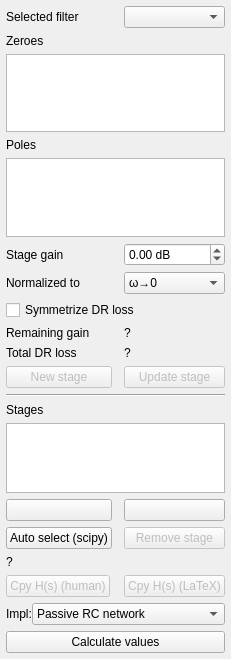
          <widget class="QWidget" name="scrollAreaWidgetContents_5">
           <property name="geometry">
            <rect>
             <x>0</x>
             <y>0</y>
             <width>98</width>
             <height>659</height>
            </rect>
           </property>
           <property name="sizePolicy">
            <sizepolicy hsizetype="Ignored" vsizetype="Preferred">
             <horstretch>0</horstretch>
             <verstretch>0</verstretch>
            </sizepolicy>
           </property>
           <property name="minimumSize">
            <size>
             <width>0</width>
             <height>0</height>
            </size>
           </property>
           <property name="maximumSize">
            <size>
             <width>300</width>
             <height>16777215</height>
            </size>
           </property>
           <layout class="QGridLayout" name="gridLayout_30">
            <property name="leftMargin">
             <number>0</number>
            </property>
            <property name="topMargin">
             <number>0</number>
            </property>
            <property name="rightMargin">
             <number>0</number>
            </property>
            <property name="bottomMargin">
             <number>0</number>
            </property>
            <property name="horizontalSpacing">
             <number>7</number>
            </property>
            <item row="0" column="0">
             <layout class="QGridLayout" name="gridLayout_12" rowstretch="0,0,0,0,0,0,0,0,0,0,0,0,0,0,0,0,0,0,0,0,0,0">
              <property name="leftMargin">
               <number>6</number>
              </property>
              <property name="topMargin">
               <number>6</number>
              </property>
              <property name="rightMargin">
               <number>6</number>
              </property>
              <property name="bottomMargin">
               <number>6</number>
              </property>
              <property name="horizontalSpacing">
               <number>12</number>
              </property>
              <property name="verticalSpacing">
               <number>6</number>
              </property>
              <item row="16" column="1">
               <widget class="QPushButton" name="sswapup_btn">
                <property name="sizePolicy">
                 <sizepolicy hsizetype="Minimum" vsizetype="Fixed">
                  <horstretch>0</horstretch>
                  <verstretch>0</verstretch>
                 </sizepolicy>
                </property>
                <property name="text">
                 <string/>
                </property>
               </widget>
              </item>
              <item row="4" column="0" colspan="2">
               <widget class="QListWidget" name="poles_list">
                <property name="sizePolicy">
                 <sizepolicy hsizetype="Expanding" vsizetype="Expanding">
                  <horstretch>0</horstretch>
                  <verstretch>0</verstretch>
                 </sizepolicy>
                </property>
                <property name="minimumSize">
                 <size>
                  <width>0</width>
                  <height>0</height>
                 </size>
                </property>
                <property name="maximumSize">
                 <size>
                  <width>16777215</width>
                  <height>16777215</height>
                 </size>
                </property>
                <property name="selectionMode">
                 <enum>QAbstractItemView::MultiSelection</enum>
                </property>
               </widget>
              </item>
              <item row="10" column="0">
               <widget class="QPushButton" name="new_stage_btn">
                <property name="enabled">
                 <bool>false</bool>
                </property>
                <property name="sizePolicy">
                 <sizepolicy hsizetype="Minimum" vsizetype="Fixed">
                  <horstretch>0</horstretch>
                  <verstretch>0</verstretch>
                 </sizepolicy>
                </property>
                <property name="text">
                 <string>New stage</string>
                </property>
               </widget>
              </item>
              <item row="1" column="0" colspan="2">
               <widget class="QLabel" name="label_88">
                <property name="sizePolicy">
                 <sizepolicy hsizetype="Maximum" vsizetype="Preferred">
                  <horstretch>0</horstretch>
                  <verstretch>0</verstretch>
                 </sizepolicy>
                </property>
                <property name="text">
                 <string>Zeroes</string>
                </property>
               </widget>
              </item>
              <item row="21" column="0" colspan="2">
               <widget class="QPushButton" name="si_calc_btn">
                <property name="text">
                 <string>Calculate values</string>
                </property>
               </widget>
              </item>
              <item row="5" column="0">
               <widget class="QLabel" name="label_90">
                <property name="text">
                 <string>Stage gain</string>
                </property>
               </widget>
              </item>
              <item row="9" column="1">
               <widget class="QLabel" name="total_filtdrloss_label">
                <property name="text">
                 <string>?</string>
                </property>
               </widget>
              </item>
              <item row="12" column="0" colspan="2">
               <widget class="QLabel" name="label_87">
                <property name="sizePolicy">
                 <sizepolicy hsizetype="Preferred" vsizetype="Fixed">
                  <horstretch>0</horstretch>
                  <verstretch>0</verstretch>
                 </sizepolicy>
                </property>
                <property name="maximumSize">
                 <size>
                  <width>1957844</width>
                  <height>20</height>
                 </size>
                </property>
                <property name="text">
                 <string>Stages</string>
                </property>
               </widget>
              </item>
              <item row="18" column="0" colspan="2">
               <widget class="QLabel" name="si_info">
                <property name="maximumSize">
                 <size>
                  <width>16777215</width>
                  <height>20</height>
                 </size>
                </property>
                <property name="text">
                 <string>?</string>
                </property>
               </widget>
              </item>
              <item row="17" column="0">
               <widget class="QPushButton" name="autoselectstagessp_btn">
                <property name="text">
                 <string>Auto select (scipy)</string>
                </property>
               </widget>
              </item>
              <item row="19" column="1">
               <widget class="QPushButton" name="sgetHlatex_btn">
                <property name="enabled">
                 <bool>false</bool>
                </property>
                <property name="sizePolicy">
                 <sizepolicy hsizetype="Maximum" vsizetype="Fixed">
                  <horstretch>0</horstretch>
                  <verstretch>0</verstretch>
                 </sizepolicy>
                </property>
                <property name="text">
                 <string>Cpy H(s) (LaTeX)</string>
                </property>
               </widget>
              </item>
              <item row="10" column="1">
               <widget class="QPushButton" name="updatestage_btn">
                <property name="enabled">
                 <bool>false</bool>
                </property>
                <property name="text">
                 <string>Update stage</string>
                </property>
               </widget>
              </item>
              <item row="13" column="0" colspan="2">
               <widget class="QListWidget" name="stages_list">
                <property name="sizePolicy">
                 <sizepolicy hsizetype="Expanding" vsizetype="Expanding">
                  <horstretch>0</horstretch>
                  <verstretch>0</verstretch>
                 </sizepolicy>
                </property>
                <property name="maximumSize">
                 <size>
                  <width>16777215</width>
                  <height>160</height>
                 </size>
                </property>
               </widget>
              </item>
              <item row="2" column="0" colspan="2">
               <widget class="QListWidget" name="zeros_list">
                <property name="sizePolicy">
                 <sizepolicy hsizetype="Expanding" vsizetype="Expanding">
                  <horstretch>0</horstretch>
                  <verstretch>0</verstretch>
                 </sizepolicy>
                </property>
                <property name="maximumSize">
                 <size>
                  <width>16777215</width>
                  <height>16777215</height>
                 </size>
                </property>
                <property name="selectionMode">
                 <enum>QAbstractItemView::MultiSelection</enum>
                </property>
               </widget>
              </item>
              <item row="6" column="1">
               <widget class="QComboBox" name="normalizationtype_cb">
                <property name="maximumSize">
                 <size>
                  <width>16777215</width>
                  <height>24</height>
                 </size>
                </property>
                <item>
                 <property name="text">
                  <string>ω→0</string>
                 </property>
                </item>
                <item>
                 <property name="text">
                  <string>ω→∞</string>
                 </property>
                </item>
                <item>
                 <property name="text">
                  <string>Distrib DRL</string>
                 </property>
                </item>
                <item>
                 <property name="text">
                  <string>ω→ω0</string>
                 </property>
                </item>
               </widget>
              </item>
              <item row="20" column="0" colspan="2">
               <layout class="QHBoxLayout" name="horizontalLayout_6" stretch="0,1">
                <item>
                 <widget class="QLabel" name="label_37">
                  <property name="text">
                   <string>Impl:</string>
                  </property>
                 </widget>
                </item>
                <item>
                 <widget class="QComboBox" name="si_type_cb">
                  <property name="sizePolicy">
                   <sizepolicy hsizetype="Ignored" vsizetype="Fixed">
                    <horstretch>0</horstretch>
                    <verstretch>0</verstretch>
                   </sizepolicy>
                  </property>
                  <item>
                   <property name="text">
                    <string>Passive RC network</string>
                   </property>
                  </item>
                  <item>
                   <property name="text">
                    <string>Passive RLC network</string>
                   </property>
                  </item>
                  <item>
                   <property name="text">
                    <string>Integrator/derivator</string>
                   </property>
                  </item>
                  <item>
                   <property name="text">
                    <string>Sallen-Key</string>
                   </property>
                  </item>
                  <item>
                   <property name="text">
                    <string>Rauch / Deliyannis-Friend</string>
                   </property>
                  </item>
                  <item>
                   <property name="text">
                    <string>Double T</string>
                   </property>
                  </item>
                  <item>
                   <property name="text">
                    <string>Sedra-Ghorab-Martin</string>
                   </property>
                  </item>
                  <item>
                   <property name="text">
                    <string>Universal KHN</string>
                   </property>
                  </item>
                  <item>
                   <property name="text">
                    <string>Universal Tow-Thomas</string>
                   </property>
                  </item>
                  <item>
                   <property name="text">
                    <string>Universal Ackerberg-Mossberg</string>
                   </property>
                  </item>
                  <item>
                   <property name="text">
                    <string>Universal Fleischer-Tow</string>
                   </property>
                  </item>
                 </widget>
                </item>
               </layout>
              </item>
              <item row="11" column="0" colspan="2">
               <widget class="Line" name="line">
                <property name="maximumSize">
                 <size>
                  <width>2165116</width>
                  <height>10</height>
                 </size>
                </property>
                <property name="orientation">
                 <enum>Qt::Horizontal</enum>
                </property>
               </widget>
              </item>
              <item row="9" column="0">
               <widget class="QLabel" name="label_38">
                <property name="text">
                 <string>Total DR loss</string>
                </property>
               </widget>
              </item>
              <item row="8" column="0">
               <widget class="QLabel" name="label_91">
                <property name="text">
                 <string>Remaining gain</string>
                </property>
               </widget>
              </item>
              <item row="3" column="0" colspan="2">
               <widget class="QLabel" name="label_89">
                <property name="sizePolicy">
                 <sizepolicy hsizetype="Maximum" vsizetype="Preferred">
                  <horstretch>0</horstretch>
                  <verstretch>0</verstretch>
                 </sizepolicy>
                </property>
                <property name="text">
                 <string>Poles</string>
                </property>
               </widget>
              </item>
              <item row="17" column="1">
               <widget class="QPushButton" name="remove_stage_btn">
                <property name="enabled">
                 <bool>false</bool>
                </property>
                <property name="sizePolicy">
                 <sizepolicy hsizetype="Minimum" vsizetype="Fixed">
                  <horstretch>0</horstretch>
                  <verstretch>0</verstretch>
                 </sizepolicy>
                </property>
                <property name="maximumSize">
                 <size>
                  <width>16777215</width>
                  <height>16777215</height>
                 </size>
                </property>
                <property name="text">
                 <string>Remove stage</string>
                </property>
               </widget>
              </item>
              <item row="16" column="0">
               <widget class="QPushButton" name="sswapdown_btn">
                <property name="text">
                 <string/>
                </property>
                <property name="icon">
                 <iconset theme="SP_TitleBarUnshadeButton">
                  <normaloff>.</normaloff>.</iconset>
                </property>
               </widget>
              </item>
              <item row="6" column="0">
               <widget class="QLabel" name="label_34">
                <property name="text">
                 <string>Normalized to</string>
                </property>
               </widget>
              </item>
              <item row="0" column="1">
               <widget class="QComboBox" name="stages_selfil_cb">
                <property name="maximumSize">
                 <size>
                  <width>16777215</width>
                  <height>24</height>
                 </size>
                </property>
               </widget>
              </item>
              <item row="5" column="1">
               <widget class="QDoubleSpinBox" name="stage_gain_box">
                <property name="sizePolicy">
                 <sizepolicy hsizetype="Preferred" vsizetype="Fixed">
                  <horstretch>0</horstretch>
                  <verstretch>0</verstretch>
                 </sizepolicy>
                </property>
                <property name="suffix">
                 <string> dB</string>
                </property>
                <property name="decimals">
                 <number>2</number>
                </property>
                <property name="minimum">
                 <double>-1000000000.000000000000000</double>
                </property>
                <property name="maximum">
                 <double>100000000.000000000000000</double>
                </property>
                <property name="singleStep">
                 <double>0.010000000000000</double>
                </property>
               </widget>
              </item>
              <item row="8" column="1">
               <widget class="QLabel" name="remaining_gain_text">
                <property name="text">
                 <string>?</string>
                </property>
               </widget>
              </item>
              <item row="0" column="0">
               <widget class="QLabel" name="label_31">
                <property name="text">
                 <string>Selected filter</string>
                </property>
               </widget>
              </item>
              <item row="19" column="0">
               <widget class="QPushButton" name="sgetHhuman_btn">
                <property name="enabled">
                 <bool>false</bool>
                </property>
                <property name="sizePolicy">
                 <sizepolicy hsizetype="Maximum" vsizetype="Fixed">
                  <horstretch>0</horstretch>
                  <verstretch>0</verstretch>
                 </sizepolicy>
                </property>
                <property name="text">
                 <string>Cpy H(s) (human)</string>
                </property>
               </widget>
              </item>
              <item row="7" column="0" colspan="2">
               <widget class="QCheckBox" name="cb_symdrl">
                <property name="text">
                 <string>Symmetrize DR loss</string>
                </property>
               </widget>
              </item>
             </layout>
            </item>
           </layout>
          </widget>
